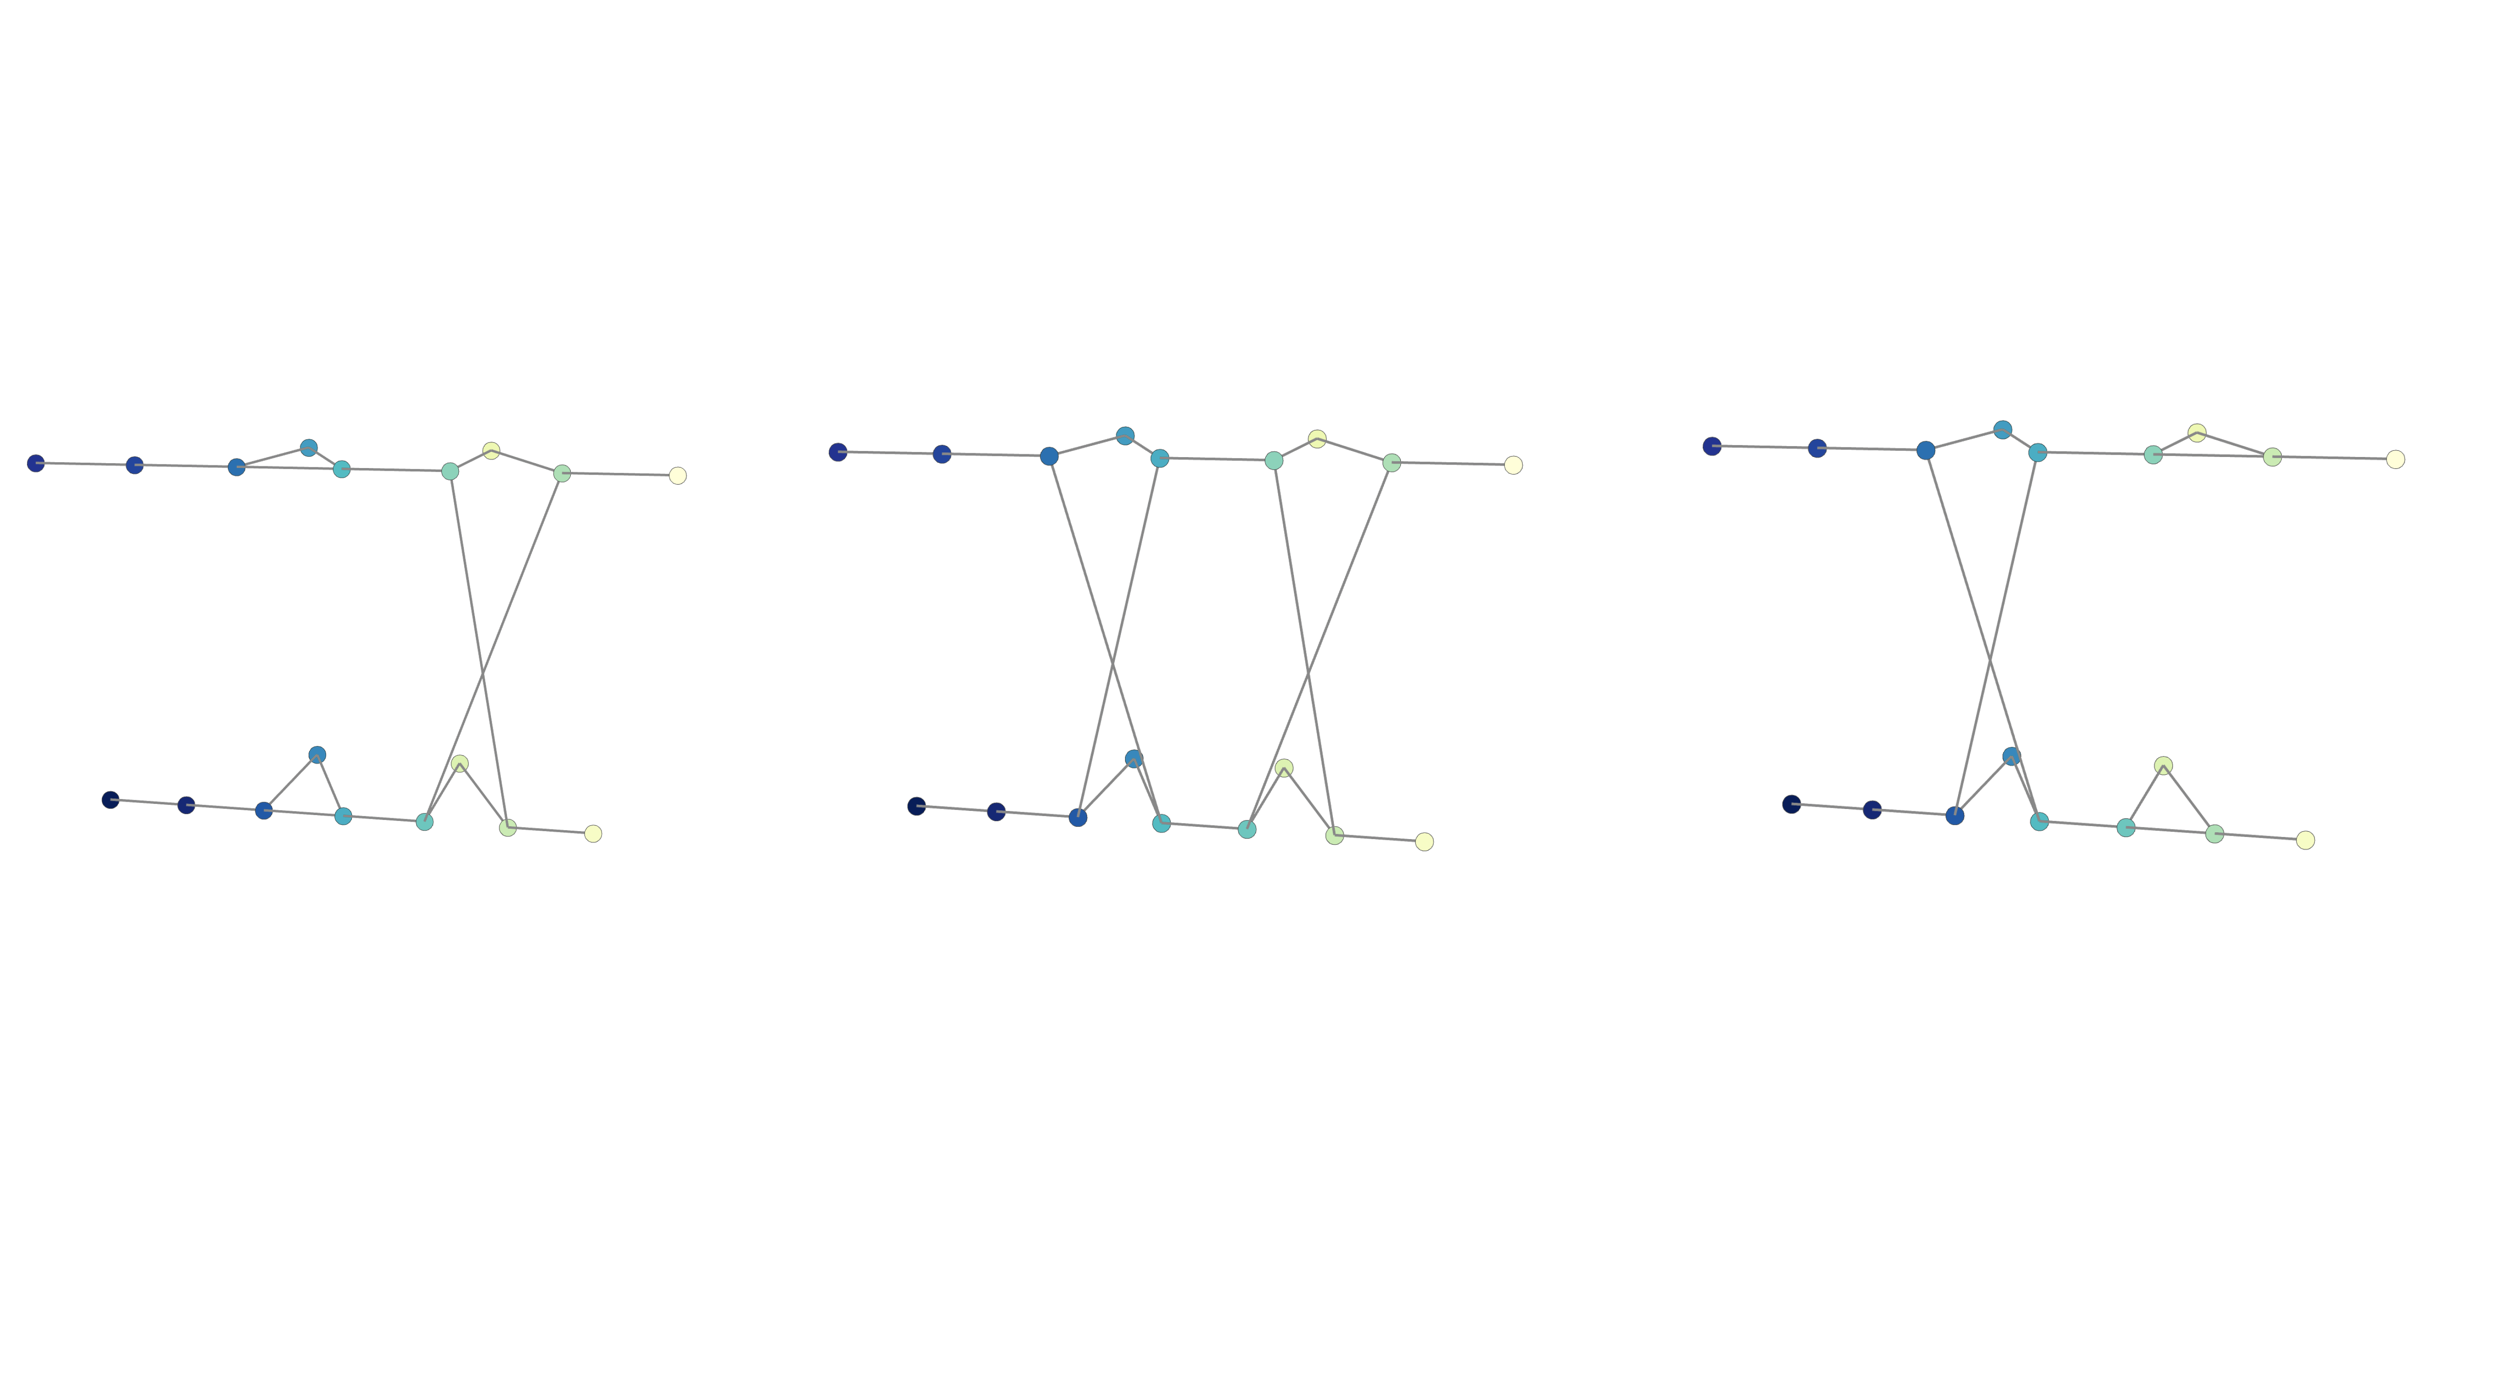

Generate this figure with Python:
from itertools import product, permutations
from math import factorial

import plotly.graph_objects as go
import numpy as np
import networkx as nx

# TODO: Generalize to disconnected covers.
#       Either by adapting isom, or by constructing from disjoint
#       unions of smaller covers...


class Cover():
    """
    Base class for covers of graphs.
    """

    def __init__(self, base_edge_index, degree, sigma):
        """
        Constructs all data necessary to define a cover of the base graph.
        The construction happens in the helper function _construct

        Parameters
        ----------
        base_edge_index : List of length 2 tuples
                          Represents edges present in the base graph. Each
                          element is a length tuple (i, j) indicating that
                          the ith node is connected to the jth node by an
                          edge. Since we are dealing with undirected graphs,
                          if (i, j) is in the list, so is (j, i)
        degree : Int, greater than 1.
                 Represents the degree (or number of sheets) of the cover to
                 generate.
        sigma : Tuple of length len(base_edge_index)/2.
                Represents the connection pattern of the construction, as
                described in Section 3 of the paper. Each element of `sigma`
                is another tuple, of length `degree`, which is defines the
                connection pattern of the pre-images of edge an edge e. The
                elements can be thought of as elements of the permutation group
                on `degree` elements, where the pth element is where p is sent
                to by the permutation. The connection pattern is defined as
                follows: we assume an order on the pre-images of each nodes.
                If nodes i and j are connected in the base graph through
                edge e, then we connect the pth pre-image of node i to the
                `sigma`[e](p)th pre-image of node j.
        """

        self.base_edge_index = base_edge_index
        self.degree = degree
        self.sigma = sigma

        self.unique = unique_edge(base_edge_index)

        edge_index, node_map, node_type = self._construct()

        self.edge_index = edge_index
        self.node_map = node_map
        self.node_type = node_type

        self.nxGraph = nx.Graph(edge_index)

    def _construct(self):
        """
        Constructs edge indices of the degree self.degree cover of the graph
        described by base_edge_index, where the cover construction is
        determined by self.sigma. This procedure is described at the end of
        Section 3 of the paper, or in the documentation of __init__ above.

        Returns
        ----------
        (edge_index, node_map, node_type) : Tuple, where each elements are
                                            described below.
        edge_index :  List of length 2 lists
                      Represents the connection patterns of the cover. If the
                      element [i, j] appears in it, then the ith node is
                      connected to the jth node through an edge. Morevover,
                      since the graph is undirected, if [i, j] appears, then
                      so does [j, i].
        node_map: Dictionary
                  Represents the map from nodes of covers, to the nodesd of
                  the base graph, by defining it on the indices of nodes. A
                  key is a node index (Int) of the cover, and a value is the
                  node index (Int) of the image in the base graph.
        node_type: Dictionary
                   Represents the 'inverse' map to `node_map`, which is a 1
                   to `degree` map. A key is a node index of the base graph,
                   and a value is the set of node indices in the cover which
                   map to the key (hence they are the fibers of `node_map`)
        """

        # Define the map from cover's node to base graph's nodes. This is a
        # dicitonary where keys are node indices of the cover, and values are
        # the node index of the image in the base graph.
        node_map = {}

        # Define the inverse map of node_map. A dictionary where keys are node
        # indices of base graph, and value is the set of node indices of the
        # cover correponsind to the pre-image of the base graph's node
        node_type = {}

        # number of nodes in the base graph
        base_num_nodes = len(set([e[0] for e in self.base_edge_index]))
        # Note that this assumes that every node has an edge coming out of it.

        for j in range(base_num_nodes):
            node_type[j] = [j + i*base_num_nodes for i in range(self.degree)]
            for i in range(self.degree):
                node_map[j + i*base_num_nodes] = j

        # edge_index of the cover
        edge_index = []
        for i, e in enumerate(self.unique):
            # ith edge in the base graph
            for j in range(self.degree):  # jth preimage of e
                # connect the jth pre-image of node e[0] to the
                # sigma[i][j]th preimage of node e[1]:
                edge = (e[0] + j*base_num_nodes,
                        e[1] + self.sigma[i][j]*base_num_nodes)
                edge_index += [[edge[0], edge[1]],
                               [edge[1], edge[0]]]
        return edge_index, node_map, node_type

    def isom(self, cover):
        """
        Determines if `self` is isomorphic as covers to `cover`.
        We do so in several steps. By Lemma 3.2 in the paper, it suffices to
        check if we can extend a the assignment 0 --> v to an isomorphsim of
        covers. We therefore loop through vertices of `cover`, and try to
        extend the assigment to an isomorphism by using the helper function
        _extends defined below.

        Parameters
        ----------
        cover : Cover object
                This is the cover we want to check isomorphism to.
                It is assumed that the base graphs are equal!
                TODO: Check that base graphs are equal first.

        Return
        ----------
        _ : Boolean
            If `self` and  `covers` are isomorphic this is True,
            otherwise it is False.
        """
        for v in cover.node_type[0]:
            # This loops over the candidates images of 0, since we need them
            # to be in the pre-image of 0 to make the diagram commute
            if self._extends(v, cover):
                return True
        return False

    def _extends(self, v, cover):
        """
        Determines if the assignment 0 to v extends to an isomorphism of covers

        Parameters
        ----------
        cover : Cover object

        Return
        ----------
        _ : Boolean
            True if the assignment extends, False otherwise
        """
        # initialize the map between nodes
        node_mapping = {0: v}  # 0 is sent to v
        # where to extend the map next:
        extension_edges = [(0, n) for n in self.nxGraph.neighbors(0)]
        checked_edges = set()  # track edges we have already extended on

        while len(extension_edges) != 0:
            # while there is somwhere to locally extend the map
            # toadd is an edge, source already mapped, but target might not:
            toadd = extension_edges.pop()
            # edges we have already mapped consistently:
            checked_edges.add(toadd)

            # Find where to send the target of toadd.
            # Out of the neighbours of the image of the source of toadd,
            # there is only one that covers the same base graph node as the
            # target of toadd
            source_im_neighb = [n for n in cover.nxGraph
                                                .neighbors(node_mapping[toadd[0]])]
            # these are the neighbours of the image of the source
            safety_count = 0
            for n in source_im_neighb:
                # TODO: extend on all neighbours at once, should be faster
                if cover.node_map[n] == self.node_map[toadd[1]]:
                    # by definitions of cover, this happens only once
                    image = n
                    safety_count += 1
            if safety_count != 1:
                print("Problem!")  # see previous comment

            # image is now the candidate image of toadd[1], the target of
            # the edge we want to extend along.
            # We need to check that extending it in this way does node
            # violate consistency of the map!
            if not (toadd[1] in node_mapping.keys()):
                # if map has not yet been defined on the terminal node
                # then we can define it as we want:
                node_mapping[toadd[1]] = image
            else:
                if node_mapping[toadd[1]] != image:
                    # if the new extension does not agree with an old one
                    return False  # then the map can't be extended consistently

            extension_edges += [(toadd[1], n)
                                for n in self.nxGraph.neighbors(toadd[1])
                                if not (toadd[1], n) in checked_edges]
        return True

    def get_colour_signal(self):
        """
        Returns the node_map as a list of one hot encodings, which can be taken
        as a signal of the node of our graph for downstream ML tasks. If the
        conditions of Theorem 3.1 on the base Graph are satisfied, this is
        equivalent to a one-hot-encoding WL colouring.
        Note: If you want to train a model with this node signal using
        pytorch and pytorch-geometric, use torch.from_numpy to turn it into
        a torch tensor.

        Returns :
        ----------

        signal : np.array of shape (degree*n, n), where n is number of nodes
                 in base graph, and degree is the degree of the cover
                 The ith element is a vector of dimension n, which is zero
                 everywhere, except at the jth dimension where j the the
                 base graph's node that i cover.
        """
        num_nodes = self.nxGraph.order()
        signal = np.zeros((num_nodes, num_nodes//self.degree), dtype=np.float)
        for i in range(num_nodes):
            signal[i][self.node_map[i]] = 1.
        return signal

    def plot(self, coord=None):
        """
        Plots the cover in 3 dimensions, by using the third dimension for
        fibers over a 2 dimenisonal embedding of the base cover

        Parameters
        ----------
        coord : Optional: Dictionary or None
                If available, the user can input a dictionary which defines
                a 2 dimensional embedding of the nodes of the base graph as
                follows: The keys are node indices of the base graph. The
                values are length 2 list, corresponding to the embedding of
                the key's node in the 2 dimensional plane.
                If None, then 2dimensional embeddings are obtained from a
                spring layout of the base graph.

        Returns
        ----------
        fig : a plotly graph object that one can vizualise with .show()
        """

        G = self.nxGraph
        base = nx.Graph(self.base_edge_index)
        if coord is None:
            # if no coordinates are available, compute some with spring layout
            coord = nx.spring_layout(base, seed=100)

        # fix the coordinates
        for i in range(9):
            base.nodes[i]['pos'] = (coord[i][0], coord[i][1], 0.)

        # set cover coordinates
        size = len(G.nodes())
        scale = 0.5
        for i in range(size):
            G.nodes[i]['pos'] = (base.nodes[i % 9]['pos'][0],
                                 base.nodes[i % 9]['pos'][1],
                                 base.nodes[i % 9]['pos'][2]+scale*float(i//9))

        edge_x = []
        edge_y = []
        edge_z = []

        # Get coordinates of edges
        for edge in G.edges():
            x0, y0, z0 = G.nodes[edge[0]]['pos']
            x1, y1, z1 = G.nodes[edge[1]]['pos']
            edge_x.append(x0)
            edge_x.append(x1)
            edge_x.append(None)
            edge_y.append(y0)
            edge_y.append(y1)
            edge_y.append(None)
            edge_z.append(z0)
            edge_z.append(z1)
            edge_z.append(None)

        # plot all edges
        edge_trace = go.Scatter3d(
            x=edge_x, y=edge_y, z=edge_z,
            line=dict(width=5, color='#888'),
            hoverinfo='none',
            mode='lines')

        node_x = []
        node_y = []
        node_z = []

        # get node coordinates
        for node in G.nodes():
            x, y, z = G.nodes[node]['pos']
            node_x.append(x)
            node_y.append(y)
            node_z.append(z)

        # plot nodes
        node_trace = go.Scatter3d(
            x=node_x, y=node_y, z=node_z,
            mode='markers',
            hoverinfo='text',
            marker=dict(
                showscale=False,
                colorscale='YlGnBu',
                reversescale=True,
                color=np.arange(0, 1, 1/len(G.nodes())),
                size=10,
                line_width=2))

        # plot figure
        fig = go.Figure(data=[edge_trace, node_trace])

        # setting the right zoom and size
        fig.update_layout(width=1000,
                          height=700,
                          scene=dict(aspectratio=dict(x=1, y=0.2, z=0.7)),
                          showlegend=False
                          )

        # Removing background etc
        fig.update_layout(scene=dict(
                        xaxis=dict(
                            showbackground=False,
                            showgrid=False,
                            visible=False,
                        ),
                        yaxis=dict(
                            showbackground=False,
                            showgrid=False,
                            visible=False,
                        ),
                        zaxis=dict(
                            showbackground=False,
                            showgrid=False,
                            visible=False,
                        ),
                        camera=dict(
                                up=dict(
                                    x=0,
                                    y=0,
                                    z=1
                                ),
                                eye=dict(
                                    x=0.1,
                                    y=-1,
                                    z=0.5,
                                )
                            ),
                    ))
        return fig


def unique_edge(edge_index):
    """
    Computes unique direct representatives of each undirected edges
    in edge_index. Returns a list where for every (i, j) in edge_index,
    exactly one of (i, j) and (j, i) is in the list.

    Parameters
    ----------
    edge_index : List of edges describing a graph. Each element is
                 another list of length 2,and is equal to [i, j] if and
                 only if the ith node is connected to the jth node.

    Returns :
    ----------
    unique: List of tuples. Each element in the list is a tuple (i, j).
            For each node i connected to node j, edge_index contains
            both [i, j] and [j, i], but unique only keeps one.
    """
    unique = []
    for e in edge_index:
        if (not (e[0], e[1]) in unique) and (not (e[1], e[0]) in unique):
            unique += [(e[0], e[1])]
    return unique


def gen_graphCovers(base_edge_index, degree, nb_covers=2, cycle_edge=None,
                    use_nx=False):
    """
    Generates all (or nb_covers) isomorphism types of degree `degree`
    covers of the graph described byedge_index. If cycle_edge is chosen such
    that it consists of one edge per cycle for every cycle, such that
    no cycles have the same edge, then it covers all desired isomorphism
    classes. Having such a cycle_edge speeds up the algorithm considerably.
    Note that in order to ensure that the number of graphs generated is
    large, we need the base graph to satisfy the conditions of Theorem 3.1.
    TODO: Compute cycle_edge automatically.

    Parameters
    ----------
    base_edge_index : List of length 2 list/tuples
                      Represents edges present in the base graph. Each
                      element is a length tuple (i, j) indicating that the
                      ith node is connected to the jth node by an edge.
                      Since we are dealing with undirected graphs, if
                      (i, j) is in the list, so is (j, i).
    degree : Int, greater than 1.
             Represents the degree (or number of sheets) of the cover to
             generate.
    cycle_edge : Optional: None or List of length 2 lists/tuples
                 If None then all possible permutations are tested, which
                 is very slow. Otherwise, each element represents the edge
                 for which we want nontrivial perumatations in the cover.
                 If the there is one element for each cycle (for example
                 the complement of a spanning tree), then the isomorphism
                 classes will all be represented. When the base graph is
                 connected, the length of this list should be equal to the
                 1-chi(G), where chi is the Euler Characteristic.
                 This allows to speed up by a lot.
    nb_covers : Option Int or None
           If it is an Int, then it is the number of desired cover. Note
           that if it is too big, it won't be possible to generate nb_covers
           covers. If None, all isomorphism classes are generated
    use_nx : Boolean,
            We recommend setting this to False
            If True, we use networkx's function .is_isomorphic to check for
            isomorphism (as graphs) of two covers.
            Note that this is much much slower than our  implementation.
            It was mainly used for testing our implementation. Can also be
            used if the base graph does not satisfy conditions of Theorem 3.1.
            If False, our custom implementation is used.

    Returns
    ----------
    graphCovers : List of Covers object
                  The size of the list is either `nb_covers`, or the number
                  of pairwise non-simorphic degree `degree` covers. Each
                  element of the list is a Cover object, and they are
                  pairwise non-isomorphic.

    """
    unique = unique_edge(base_edge_index)
    if cycle_edge is None:
        cycle_edge_index = unique
    else:
        # make sure `cycle_edge_index` match with `unique` representatives
        cycle_edge_index = [i for i, e in enumerate(unique)
                            if ([e[0], e[1]] in cycle_edge)
                            or ([e[1], e[0]] in cycle_edge)]
    graphCovers = []
    print("Total number of covers to check: ",
          factorial(degree)**len(cycle_edge))

    for i, mini_sig in enumerate(product(permutations(range(degree)),
                                         repeat=len(cycle_edge))):
        # this loop enumerates all candidate covers

        # from minisig, we create the corresponding sigma
        # start with identity everywhere:
        sigma = [tuple(range(degree)) for i in range(len(unique))]
        for j, x in enumerate(cycle_edge_index):
            # change the permutation of edges in distinguished elements:
            sigma[x] = mini_sig[j]
        sigma = tuple(sigma)

        cover = Cover(base_edge_index, degree, sigma)
        if nx.is_connected(cover.nxGraph):
            # TODO: generalize to disconnected. To do this we can either
            #       use nx.is_isom, or extend our custom isom algorithm

            is_new = True  # checks if this is a new graph
            for old in graphCovers:
                if use_nx:
                    if nx.is_isomorphic(cover.nxGraph,
                                        old.nxGraph):
                        is_new = False
                        break
                else:
                    if cover.isom(old):
                        is_new = False
                        break
            if is_new:
                # if the isomorphism class is not in graphCovers,
                # add it to the list:
                graphCovers.append(cover)

        if (nb_covers is not None) and len(graphCovers) == nb_covers:
            print("We found ", nb_covers, " covers ! Only in ", i, " tries!")
            return graphCovers
    print("There are ", len(graphCovers), " degree ", degree, " covers!")
    return graphCovers
